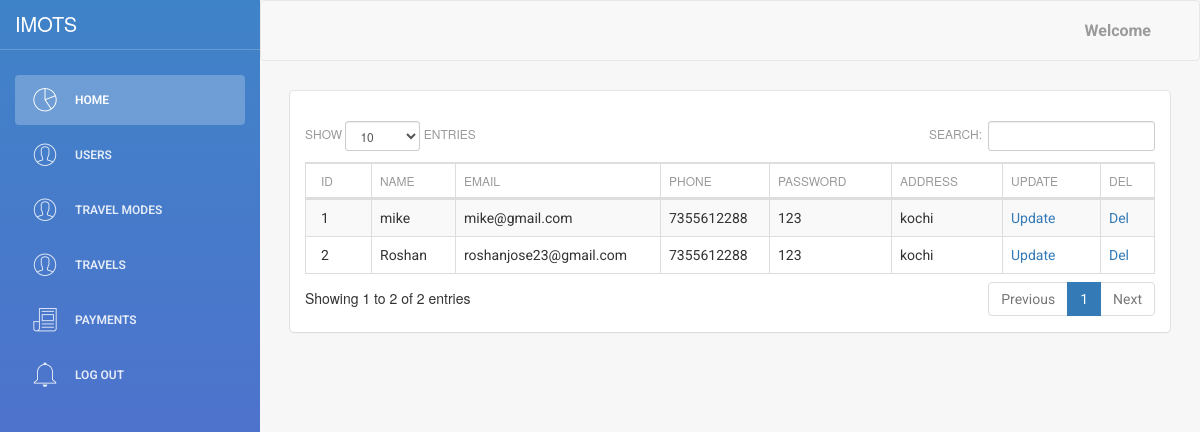
/admin/user/select.php, run on the app's committed database.
### tables this page shows
CREATE TABLE IF NOT EXISTS `user` (
  `id` int(10) NOT NULL AUTO_INCREMENT,
  `name` varchar(20) NOT NULL,
  `email` varchar(30) NOT NULL,
  `phone` varchar(20) NOT NULL,
  `password` varchar(20) NOT NULL,
  `address` text NOT NULL,
  PRIMARY KEY (`id`)
);

### admin/user/table.php (called while the page is built, shortened)
<?php
$table="user";
?>

### admin/user/select.php (the view, shortened to what this page needs)
<?php
include("table.php");
include("../header_inner.php");
$i=0;
?>
		<link rel="stylesheet" type="text/css" href="datatables.min.css">
<div class="">
<div class="clearfix"></div>
<table id="example" class="table table-striped table-bordered dataTable no-footer" cellspacing="0"  role="grid" aria-describedby="example_info" >
          <?php
		  include("../connection.php");
	?>
	<?php
		  $result2 = mysqli_query($con,"SHOW FIELDS FROM $table");
 echo "<thead><tr>";
while ($row2 = mysqli_fetch_array($result2))
 {
  $name=$row2['Field'];
  echo "<th>".
  str_replace('_', ' ', $name)
  ."</th>";
 $i++;
 }
 echo "
<th>Update</th>
 <th>Del</th>
 </tr></thead>";
   echo "<tbody>";
 	$result = mysqli_query($con,"SELECT * FROM $table ");
		while($row = mysqli_fetch_array($result))
		{
		$id=$row['0'];
		echo "<tr>";
		for($k=0;$k<$i;$k++)
		{
			if($k==60)
			{
			  $sql2 = "select *  from customer where id='$_SESSION[userid]' ";
    $result2 = mysqli_query($con, $sql2) or die("Error in Selecting " . mysqli_error($connection));
$row2 =mysqli_fetch_array($result2);
			echo "<td >  $row2[contact_person]</td>";
			}
			elseif($k==2)
			{
			echo "<td>$row[$k]</td>";
			}
			elseif($k==30)
			{
			echo "<td class='hiddentd'> $row[content] </td>";
			}
				elseif($k==50)
			{
			echo "<td > <img src='uploads/$row[$k]' width='100'></td>";
			}
			else
			{
			echo "<td >$row[$k]</td>";
			}
		}
			echo "
			<td><a href='update.php?id=$id'>Update</a></td>
			<td><a href='?del_id=$id' onclick='return rem()'>Del</a></td>
			</tr>";
		}
        ?>
        </tbody>
    </table>
    </div>

### data on the page
user: id "1", name "mike", email "mike@gmail.com", phone "7355612288", password "123", address "kochi"
user: id "2", name "Roshan", email "roshanjose23@gmail.com", phone "7355612288", password "123", address "kochi"

### other printed values
str_replace('_', ' ', $name) "ID"
str_replace('_', ' ', $name) "NAME"
str_replace('_', ' ', $name) "EMAIL"
str_replace('_', ' ', $name) "PHONE"
str_replace('_', ' ', $name) "PASSWORD"
str_replace('_', ' ', $name) "ADDRESS"
